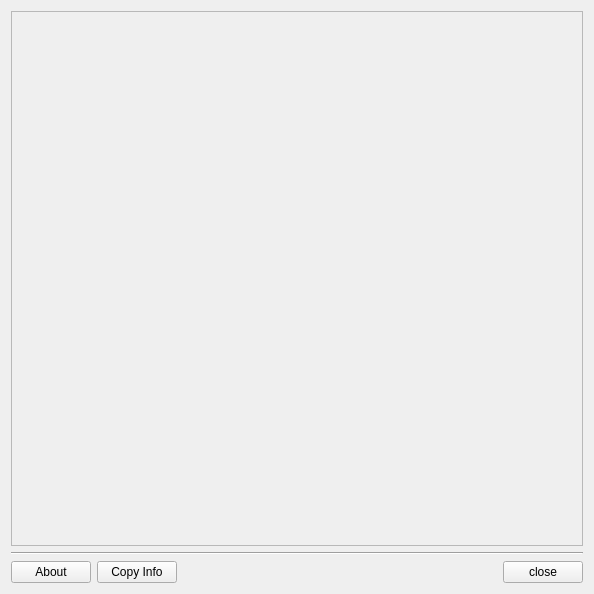
<?xml version="1.0" encoding="UTF-8"?>
<ui version="4.0">
 <class>AboutWidget</class>
 <widget class="QWidget" name="AboutWidget">
  <property name="geometry">
   <rect>
    <x>0</x>
    <y>0</y>
    <width>594</width>
    <height>594</height>
   </rect>
  </property>
  <property name="windowTitle">
   <string>Form</string>
  </property>
  <layout class="QVBoxLayout" name="verticalLayout">
   <item>
    <widget class="QFrame" name="frame">
     <property name="frameShape">
      <enum>QFrame::StyledPanel</enum>
     </property>
     <property name="frameShadow">
      <enum>QFrame::Raised</enum>
     </property>
    </widget>
   </item>
   <item>
    <widget class="Line" name="line">
     <property name="orientation">
      <enum>Qt::Horizontal</enum>
     </property>
    </widget>
   </item>
   <item>
    <layout class="QHBoxLayout" name="horizontalLayout">
     <item>
      <widget class="QPushButton" name="help_button">
       <property name="text">
        <string>About</string>
       </property>
      </widget>
     </item>
     <item>
      <widget class="QPushButton" name="copy_button">
       <property name="text">
        <string>Copy Info</string>
       </property>
       <property name="icon">
        <iconset resource="images.qrc">
         <normaloff>:/images/copy.png</normaloff>:/images/copy.png</iconset>
       </property>
      </widget>
     </item>
     <item>
      <spacer name="horizontalSpacer">
       <property name="orientation">
        <enum>Qt::Horizontal</enum>
       </property>
       <property name="sizeHint" stdset="0">
        <size>
         <width>40</width>
         <height>20</height>
        </size>
       </property>
      </spacer>
     </item>
     <item>
      <widget class="QPushButton" name="close_button">
       <property name="text">
        <string>close</string>
       </property>
      </widget>
     </item>
    </layout>
   </item>
  </layout>
 </widget>
 <resources>
  <include location="images.qrc"/>
 </resources>
 <connections/>
</ui>
